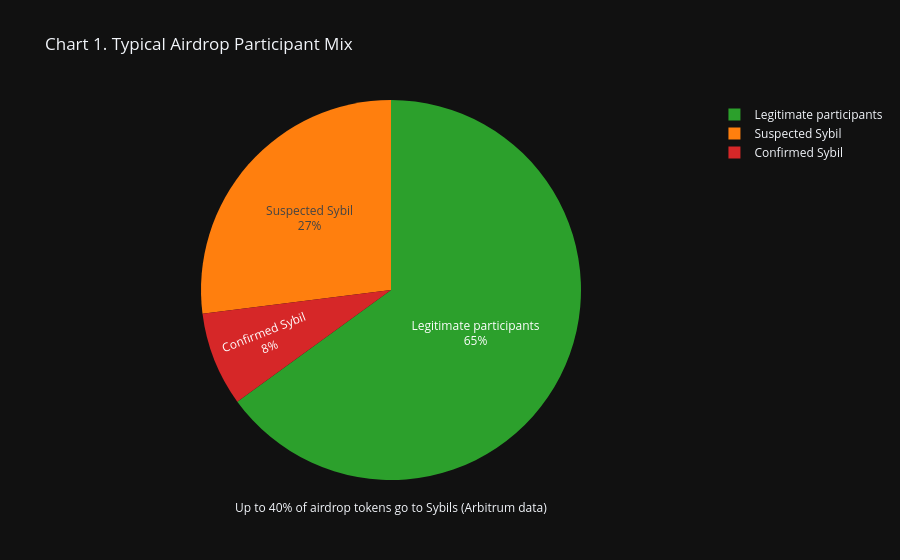

Here is the notebook cell this chart was saved with:
### Markdown cell above
## 1) The Problem

Airdrops can move millions of dollars in a single distribution window. Farmers create coordinated wallet clusters to capture more than their fair share. Enterprise tooling is expensive, so we use this open-source pipeline to quantify abuse before tokens are sent.

### Code cell
problem_df = pd.DataFrame(
    {
        'segment': ['Legitimate participants', 'Suspected Sybil', 'Confirmed Sybil'],
        'share': [65, 27, 8],
        'color': ['#2ca02c', '#ff7f0e', '#d62728'],
    }
)

fig1 = px.pie(
    problem_df,
    names='segment',
    values='share',
    title='Chart 1. Typical Airdrop Participant Mix',
    color='segment',
    color_discrete_map={
        'Legitimate participants': '#2ca02c',
        'Suspected Sybil': '#ff7f0e',
        'Confirmed Sybil': '#d62728',
    },
    template='plotly_dark',
)
fig1.update_traces(textposition='inside', textinfo='percent+label')
fig1.add_annotation(
    text='Up to 40% of airdrop tokens go to Sybils (Arbitrum data)',
    x=0.5,
    y=-0.1,
    xref='paper',
    yref='paper',
    showarrow=False,
    font=dict(size=12),
)
fig1.show()

### Figure 1 — Plotly figure (JSON) as saved in the notebook; plotly's stock layout.template omitted (floating-point values rounded to 4 significant figures)
{"data": [{"customdata": [["Legitimate participants"], ["Suspected Sybil"], ["Confirmed Sybil"]], "domain": {"x": [0.0, 1.0], "y": [0.0, 1.0]}, "hovertemplate": "segment=%{customdata[0]}<br>share=%{value}<extra></extra>", "labels": ["Legitimate participants", "Suspected Sybil", "Confirmed Sybil"], "legendgroup": "", "marker": {"colors": ["#2ca02c", "#ff7f0e", "#d62728"]}, "name": "", "showlegend": true, "textinfo": "percent+label", "textposition": "inside", "type": "pie", "values": [65, 27, 8]}], "layout": {"annotations": [{"font": {"size": 12}, "showarrow": false, "text": "Up to 40% of airdrop tokens go to Sybils (Arbitrum data)", "x": 0.5, "xref": "paper", "y": -0.1, "yref": "paper"}], "legend": {"tracegroupgap": 0}, "title": {"text": "Chart 1. Typical Airdrop Participant Mix"}}}
